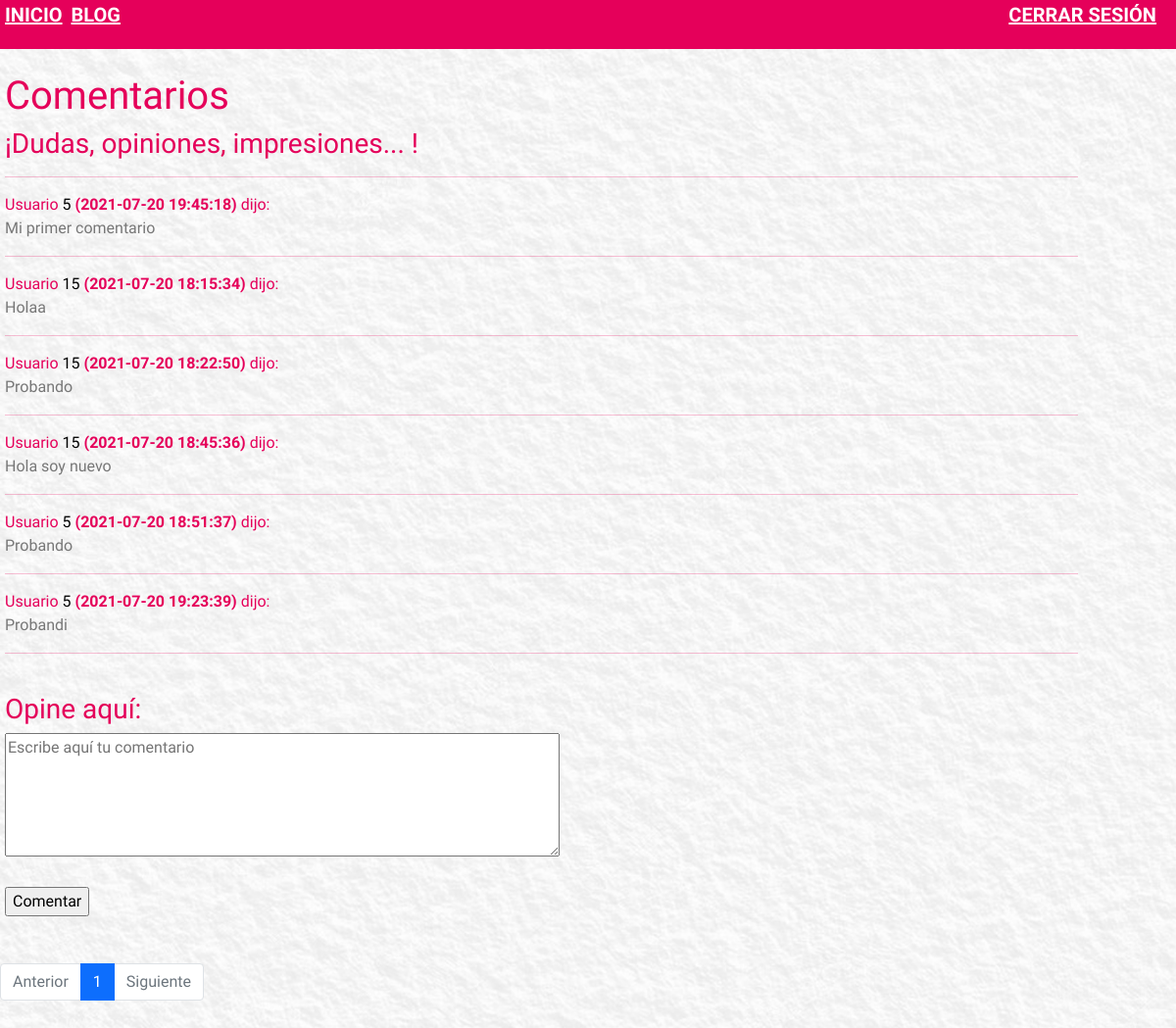
The page /usuario/foro.php?pagina=1 on the database its author committed.
### tables this page shows
CREATE TABLE `comentario` (
  `id` int(11) NOT NULL,
  `comentario` text NOT NULL,
  `id_usuario` int(11) NOT NULL,
  `fecha` timestamp NOT NULL DEFAULT current_timestamp() ON UPDATE current_timestamp()
);

### usuario/foro.php (the view, shortened to what this page needs)
<?php
	include_once '../DB/BaseDatos.php';
	$sql = 'SELECT * FROM comentario';
	$sentencia = $conexion->prepare($sql);
	$sentencia->execute();
	$resultado = $sentencia->fetchAll();
	$contenido_x_pagina = 8;
	$total_contenido_db = $sentencia->rowCount();
	$paginas = $total_contenido_db/8;
	$paginas = ceil($paginas);
 ?>
<!DOCTYPE html>
<html lang="es">
<head>
	<link rel="stylesheet" href="../css/blogCSS/estilos.css">
	<link href="https://cdn.jsdelivr.net/npm/bootstrap@5.0.2/dist/css/bootstrap.min.css" rel="stylesheet">
</head>
<body id="fondoBlog">
	<header id="encabezado">
		<a class="nuevoPost" href="../index.php"><b>INICIO</b></a>
		<a class="nuevoPost" href="blog.php"><b>BLOG</b></a>
		<a class="cerrar-sesion" href="../logout.php"><b>CERRAR SESIÓN</b></a>
	</header>
	<br>
	<?php
		$iniciar = ($_GET['pagina']-1)*$contenido_x_pagina;
		$sql = 'SELECT * FROM comentario LIMIT :iniciar,:ncontenido';
		$sentencia = $conexion->prepare($sql);
		$sentencia->bindParam(':iniciar', $iniciar, PDO::PARAM_INT);
		$sentencia->bindParam(':ncontenido', $contenido_x_pagina, PDO::PARAM_INT);
		$sentencia->execute();
		$tabla = $sentencia->fetchAll();
	 ?>
	<div class="post">
		<div class="col-11">
			<h1>Comentarios</h1>
			<h3>¡Dudas, opiniones, impresiones... !</h3>
			<hr>
			<?php
				foreach($tabla as $contenido){ ?>
					Usuario <a href="" class="perfil"><?php echo $contenido['id_usuario']; ?></a> <b>(<?php echo $contenido['fecha'] ?>)</b> dijo: <br><div id="comentarios">
					<?php echo $contenido['comentario']; ?></div>
					<hr>
			<?php
				}
			 ?>
		</div>
	</div>
	<br>
	<div>
		<form id="formulario" action="comentario.php" method="POST">
			<h3>Opine aquí:</h3>
			<textarea name="comentario" id="comentario" placeholder="Escribe aquí tu comentario" cols="60" rows="5"></textarea>
			<br><br>
			<input id="enviar" type="button" value="Comentar">
		</form>
	</div>
	<br><br>
	<nav aria-label="Page navigation example">
		<ul class="pagination">
			<li class="page-item <?php echo $_GET['pagina']<=1? 'disabled':'' ?>"><a class="page-link" href="foro.php?pagina=<?php echo $_GET['pagina']-1 ?>">Anterior</a></li>
			<?php for ($i=0; $i < $paginas; $i++): ?>
			<li class="page-item <?php echo $_GET['pagina']==$i+1 ? 'active' : '' ?>"><a class="page-link" href="foro.php?pagina=<?php echo $i+1 ?>"><?php echo $i+1 ?></a></li>
			    <?php endfor ?>
		    <li class="page-item <?php echo $_GET['pagina']>=$paginas? 'disabled':'' ?>"><a class="page-link" href="foro.php?pagina=<?php echo $_GET['pagina']+1 ?>">Siguiente</a></li>
		</ul>
	</nav>
	<br>
</body>
</html>

### css/blogCSS/estilos.css (style rules this page uses)
#fondoBlog { background-image: url("../../img/fondos/fondo.jpg"); background-repeat: no-repeat; background-size: cover; color: #e5005a; font-family: 'Benne', serif; }
.post { margin-left: 5px; }
h3 { color: #e4005a; }
hr { width: 100%; }
#encabezado { background-color: #e5005a; height: 50px; width: 100%; }
a { color: #e5005a; }
.nuevoPost { color: white; margin-left: 5px; font-size: 20px; }
.cerrar-sesion { color: white; float: right; margin-right: 20px; font-size: 20px; }
#comentarios { color: #777777; }
#formulario { margin-left: 5px; }
.perfil { text-decoration: none; color: black; }

### rows shown on the page
comentario: id_usuario "5", fecha "2021-07-20 19:45:18", comentario "Mi primer comentario"
comentario: id_usuario "15", fecha "2021-07-20 18:15:34", comentario "Holaa"
comentario: id_usuario "15", fecha "2021-07-20 18:22:50", comentario "Probando"
comentario: id_usuario "15", fecha "2021-07-20 18:45:36", comentario "Hola soy nuevo"
comentario: id_usuario "5", fecha "2021-07-20 18:51:37", comentario "Probando"
comentario: id_usuario "5", fecha "2021-07-20 19:23:39", comentario "Probandi"
